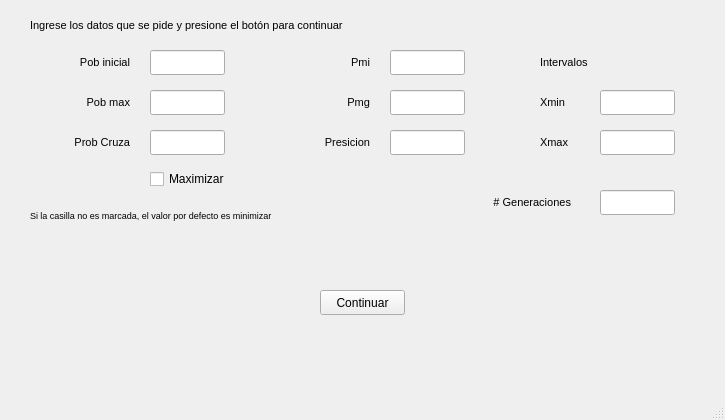
<?xml version="1.0" encoding="UTF-8"?>
<ui version="4.0">
 <class>MainWindow</class>
 <widget class="QMainWindow" name="MainWindow">
  <property name="geometry">
   <rect>
    <x>0</x>
    <y>0</y>
    <width>725</width>
    <height>420</height>
   </rect>
  </property>
  <property name="windowTitle">
   <string>Genético</string>
  </property>
  <property name="autoFillBackground">
   <bool>true</bool>
  </property>
  <widget class="QWidget" name="centralwidget">
   <widget class="QLabel" name="label">
    <property name="geometry">
     <rect>
      <x>10</x>
      <y>50</y>
      <width>120</width>
      <height>25</height>
     </rect>
    </property>
    <property name="font">
     <font>
      <pointsize>8</pointsize>
     </font>
    </property>
    <property name="layoutDirection">
     <enum>Qt::LeftToRight</enum>
    </property>
    <property name="text">
     <string>Pob inicial</string>
    </property>
    <property name="alignment">
     <set>Qt::AlignRight|Qt::AlignTrailing|Qt::AlignVCenter</set>
    </property>
   </widget>
   <widget class="QLineEdit" name="poblacion_i">
    <property name="geometry">
     <rect>
      <x>150</x>
      <y>50</y>
      <width>75</width>
      <height>25</height>
     </rect>
    </property>
    <property name="font">
     <font>
      <pointsize>9</pointsize>
     </font>
    </property>
   </widget>
   <widget class="QLabel" name="label_2">
    <property name="geometry">
     <rect>
      <x>10</x>
      <y>90</y>
      <width>120</width>
      <height>25</height>
     </rect>
    </property>
    <property name="font">
     <font>
      <pointsize>8</pointsize>
     </font>
    </property>
    <property name="layoutDirection">
     <enum>Qt::LeftToRight</enum>
    </property>
    <property name="text">
     <string>Pob max</string>
    </property>
    <property name="alignment">
     <set>Qt::AlignRight|Qt::AlignTrailing|Qt::AlignVCenter</set>
    </property>
   </widget>
   <widget class="QLineEdit" name="poblacion_m">
    <property name="geometry">
     <rect>
      <x>150</x>
      <y>90</y>
      <width>75</width>
      <height>25</height>
     </rect>
    </property>
    <property name="font">
     <font>
      <pointsize>9</pointsize>
     </font>
    </property>
   </widget>
   <widget class="QLabel" name="label_3">
    <property name="geometry">
     <rect>
      <x>10</x>
      <y>130</y>
      <width>120</width>
      <height>25</height>
     </rect>
    </property>
    <property name="font">
     <font>
      <pointsize>8</pointsize>
     </font>
    </property>
    <property name="layoutDirection">
     <enum>Qt::LeftToRight</enum>
    </property>
    <property name="text">
     <string>Prob Cruza</string>
    </property>
    <property name="alignment">
     <set>Qt::AlignRight|Qt::AlignTrailing|Qt::AlignVCenter</set>
    </property>
   </widget>
   <widget class="QLineEdit" name="pcruza">
    <property name="geometry">
     <rect>
      <x>150</x>
      <y>130</y>
      <width>75</width>
      <height>25</height>
     </rect>
    </property>
    <property name="font">
     <font>
      <pointsize>9</pointsize>
     </font>
    </property>
   </widget>
   <widget class="QLineEdit" name="pmi">
    <property name="geometry">
     <rect>
      <x>390</x>
      <y>50</y>
      <width>75</width>
      <height>25</height>
     </rect>
    </property>
   </widget>
   <widget class="QLabel" name="label_5">
    <property name="geometry">
     <rect>
      <x>300</x>
      <y>50</y>
      <width>70</width>
      <height>25</height>
     </rect>
    </property>
    <property name="font">
     <font>
      <pointsize>8</pointsize>
     </font>
    </property>
    <property name="text">
     <string>Pmi</string>
    </property>
    <property name="alignment">
     <set>Qt::AlignRight|Qt::AlignTrailing|Qt::AlignVCenter</set>
    </property>
   </widget>
   <widget class="QLabel" name="label_6">
    <property name="geometry">
     <rect>
      <x>300</x>
      <y>90</y>
      <width>70</width>
      <height>25</height>
     </rect>
    </property>
    <property name="font">
     <font>
      <pointsize>8</pointsize>
     </font>
    </property>
    <property name="text">
     <string>Pmg</string>
    </property>
    <property name="alignment">
     <set>Qt::AlignRight|Qt::AlignTrailing|Qt::AlignVCenter</set>
    </property>
   </widget>
   <widget class="QLineEdit" name="pmg">
    <property name="geometry">
     <rect>
      <x>390</x>
      <y>90</y>
      <width>75</width>
      <height>25</height>
     </rect>
    </property>
   </widget>
   <widget class="QLabel" name="label_7">
    <property name="geometry">
     <rect>
      <x>540</x>
      <y>90</y>
      <width>50</width>
      <height>25</height>
     </rect>
    </property>
    <property name="font">
     <font>
      <pointsize>8</pointsize>
     </font>
    </property>
    <property name="text">
     <string>Xmin</string>
    </property>
   </widget>
   <widget class="QLineEdit" name="xmin">
    <property name="geometry">
     <rect>
      <x>600</x>
      <y>90</y>
      <width>75</width>
      <height>25</height>
     </rect>
    </property>
   </widget>
   <widget class="QLineEdit" name="xmax">
    <property name="geometry">
     <rect>
      <x>600</x>
      <y>130</y>
      <width>75</width>
      <height>25</height>
     </rect>
    </property>
   </widget>
   <widget class="QLabel" name="label_8">
    <property name="geometry">
     <rect>
      <x>540</x>
      <y>130</y>
      <width>50</width>
      <height>25</height>
     </rect>
    </property>
    <property name="font">
     <font>
      <pointsize>8</pointsize>
     </font>
    </property>
    <property name="text">
     <string>Xmax</string>
    </property>
   </widget>
   <widget class="QLineEdit" name="presicion">
    <property name="geometry">
     <rect>
      <x>390</x>
      <y>130</y>
      <width>75</width>
      <height>25</height>
     </rect>
    </property>
    <property name="text">
     <string/>
    </property>
   </widget>
   <widget class="QLabel" name="label_9">
    <property name="geometry">
     <rect>
      <x>279</x>
      <y>130</y>
      <width>91</width>
      <height>25</height>
     </rect>
    </property>
    <property name="font">
     <font>
      <pointsize>8</pointsize>
     </font>
    </property>
    <property name="text">
     <string>Presicion</string>
    </property>
    <property name="alignment">
     <set>Qt::AlignRight|Qt::AlignTrailing|Qt::AlignVCenter</set>
    </property>
   </widget>
   <widget class="QLabel" name="label_4">
    <property name="geometry">
     <rect>
      <x>30</x>
      <y>10</y>
      <width>591</width>
      <height>31</height>
     </rect>
    </property>
    <property name="maximumSize">
     <size>
      <width>16777215</width>
      <height>16777215</height>
     </size>
    </property>
    <property name="sizeIncrement">
     <size>
      <width>2</width>
      <height>0</height>
     </size>
    </property>
    <property name="font">
     <font>
      <pointsize>8</pointsize>
     </font>
    </property>
    <property name="text">
     <string>Ingrese los datos que se pide y presione el botón para continuar </string>
    </property>
   </widget>
   <widget class="QPushButton" name="btn_ok">
    <property name="geometry">
     <rect>
      <x>320</x>
      <y>290</y>
      <width>85</width>
      <height>25</height>
     </rect>
    </property>
    <property name="text">
     <string>Continuar</string>
    </property>
   </widget>
   <widget class="QLabel" name="label_10">
    <property name="geometry">
     <rect>
      <x>540</x>
      <y>50</y>
      <width>125</width>
      <height>25</height>
     </rect>
    </property>
    <property name="font">
     <font>
      <pointsize>8</pointsize>
     </font>
    </property>
    <property name="text">
     <string>Intervalos</string>
    </property>
   </widget>
   <widget class="QCheckBox" name="maximizar">
    <property name="geometry">
     <rect>
      <x>150</x>
      <y>170</y>
      <width>111</width>
      <height>18</height>
     </rect>
    </property>
    <property name="font">
     <font>
      <pointsize>9</pointsize>
     </font>
    </property>
    <property name="text">
     <string>Maximizar</string>
    </property>
   </widget>
   <widget class="QLabel" name="label_11">
    <property name="geometry">
     <rect>
      <x>30</x>
      <y>200</y>
      <width>431</width>
      <height>31</height>
     </rect>
    </property>
    <property name="font">
     <font>
      <pointsize>7</pointsize>
     </font>
    </property>
    <property name="text">
     <string>Si la casilla no es marcada, el valor por defecto es minimizar</string>
    </property>
   </widget>
   <widget class="QLabel" name="estado">
    <property name="geometry">
     <rect>
      <x>50</x>
      <y>230</y>
      <width>1200</width>
      <height>25</height>
     </rect>
    </property>
    <property name="font">
     <font>
      <pointsize>9</pointsize>
     </font>
    </property>
    <property name="text">
     <string/>
    </property>
   </widget>
   <widget class="QLabel" name="estado2">
    <property name="geometry">
     <rect>
      <x>30</x>
      <y>340</y>
      <width>1200</width>
      <height>25</height>
     </rect>
    </property>
    <property name="text">
     <string/>
    </property>
   </widget>
   <widget class="QLabel" name="label_12">
    <property name="geometry">
     <rect>
      <x>450</x>
      <y>190</y>
      <width>121</width>
      <height>25</height>
     </rect>
    </property>
    <property name="font">
     <font>
      <pointsize>8</pointsize>
     </font>
    </property>
    <property name="text">
     <string># Generaciones</string>
    </property>
    <property name="alignment">
     <set>Qt::AlignRight|Qt::AlignTrailing|Qt::AlignVCenter</set>
    </property>
   </widget>
   <widget class="QLineEdit" name="generaciones">
    <property name="geometry">
     <rect>
      <x>600</x>
      <y>190</y>
      <width>75</width>
      <height>25</height>
     </rect>
    </property>
    <property name="text">
     <string/>
    </property>
   </widget>
  </widget>
  <widget class="QMenuBar" name="menubar">
   <property name="geometry">
    <rect>
     <x>0</x>
     <y>0</y>
     <width>725</width>
     <height>22</height>
    </rect>
   </property>
  </widget>
  <widget class="QStatusBar" name="statusbar"/>
 </widget>
 <resources/>
 <connections/>
</ui>
